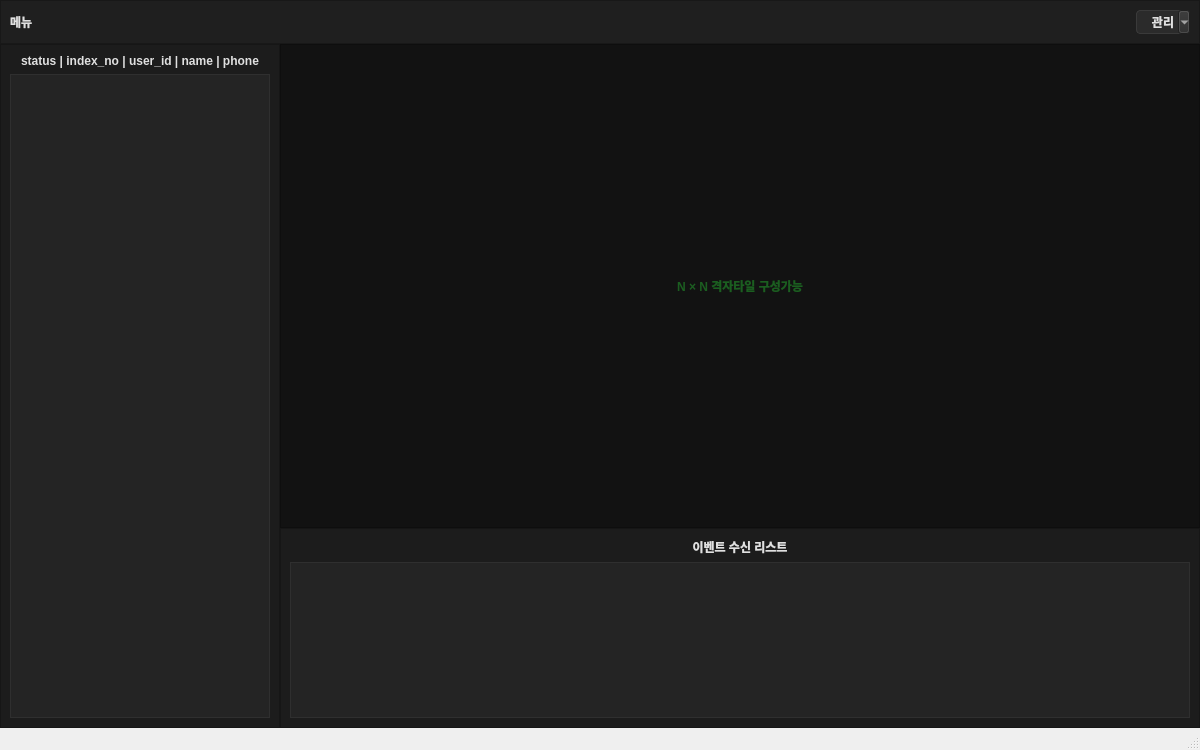
<?xml version="1.0" encoding="UTF-8"?>
<ui version="4.0">
 <class>MainWindow</class>
 <widget class="QMainWindow" name="MainWindow">
  <property name="geometry">
   <rect>
    <x>0</x>
    <y>0</y>
    <width>1200</width>
    <height>750</height>
   </rect>
  </property>
  <property name="windowTitle">
   <string>AI Care - 서버 (VMS)</string>
  </property>
  <widget class="QWidget" name="centralwidget">
   <layout class="QVBoxLayout" name="mainLayout">
    <property name="spacing">
     <number>0</number>
    </property>
    <property name="leftMargin">
     <number>0</number>
    </property>
    <property name="topMargin">
     <number>0</number>
    </property>
    <property name="rightMargin">
     <number>0</number>
    </property>
    <property name="bottomMargin">
     <number>0</number>
    </property>
    <item>
     <widget class="QFrame" name="menu_area">
      <property name="minimumSize">
       <size>
        <width>0</width>
        <height>44</height>
       </size>
      </property>
      <property name="maximumSize">
       <size>
        <width>16777215</width>
        <height>44</height>
       </size>
      </property>
      <property name="styleSheet">
       <string notr="true">background-color: #1f1f1f; color: #e0e0e0;</string>
      </property>
      <property name="frameShape">
       <enum>QFrame::StyledPanel</enum>
      </property>
      <property name="frameShadow">
       <enum>QFrame::Plain</enum>
      </property>
     <layout class="QHBoxLayout" name="menuLayout">
      <item>
       <widget class="QLabel" name="menu_label">
        <property name="text">
         <string>메뉴</string>
        </property>
        <property name="styleSheet">
         <string notr="true">color: #e0e0e0; font-weight: bold;</string>
        </property>
        <property name="alignment">
         <set>Qt::AlignVCenter|Qt::AlignLeft</set>
        </property>
       </widget>
      </item>
      <item>
       <spacer name="menu_spacer">
        <property name="orientation">
         <enum>Qt::Horizontal</enum>
        </property>
        <property name="sizeHint" stdset="0">
         <size>
          <width>40</width>
          <height>20</height>
         </size>
        </property>
       </spacer>
      </item>
      <item>
       <widget class="QToolButton" name="manage_menu_button">
        <property name="text">
         <string>관리</string>
        </property>
        <property name="popupMode">
         <enum>QToolButton::MenuButtonPopup</enum>
        </property>
        <property name="styleSheet">
         <string notr="true">color: #e0e0e0; font-weight: bold; background-color: #2b2b2b; border: 1px solid #3a3a3a; padding: 4px 10px; border-radius: 4px;</string>
        </property>
       </widget>
      </item>
     </layout>
     </widget>
    </item>
    <item>
     <layout class="QHBoxLayout" name="contentLayout">
      <property name="spacing">
       <number>0</number>
      </property>
      <item>
       <widget class="QFrame" name="device_list_panel">
        <property name="minimumSize">
         <size>
          <width>220</width>
          <height>0</height>
         </size>
        </property>
        <property name="maximumSize">
         <size>
          <width>280</width>
          <height>16777215</height>
         </size>
        </property>
        <property name="styleSheet">
         <string notr="true">background-color: #1c1c1c; color: #dcdcdc;</string>
        </property>
        <property name="frameShape">
         <enum>QFrame::StyledPanel</enum>
        </property>
        <property name="frameShadow">
         <enum>QFrame::Plain</enum>
        </property>
        <layout class="QVBoxLayout" name="deviceListLayout">
         <item>
          <widget class="QLabel" name="device_list_label">
           <property name="text">
            <string>status | index_no | user_id | name | phone</string>
           </property>
           <property name="styleSheet">
            <string notr="true">font-weight: bold; color: #e0e0e0;</string>
           </property>
           <property name="alignment">
            <set>Qt::AlignCenter</set>
           </property>
          </widget>
         </item>
         <item>
          <widget class="QListWidget" name="device_list_widget">
           <property name="styleSheet">
            <string notr="true">background-color: #242424; color: #e0e0e0; border: 1px solid #2f2f2f;</string>
           </property>
          </widget>
         </item>
        </layout>
       </widget>
      </item>
      <item>
       <layout class="QVBoxLayout" name="rightLayout">
        <property name="spacing">
         <number>0</number>
        </property>
        <item>
        <widget class="QFrame" name="grid_area">
         <property name="styleSheet">
          <string notr="true">background-color: #121212;</string>
         </property>
          <property name="frameShape">
           <enum>QFrame::StyledPanel</enum>
          </property>
          <property name="frameShadow">
           <enum>QFrame::Plain</enum>
          </property>
          <layout class="QGridLayout" name="grid_layout">
           <property name="spacing">
            <number>4</number>
           </property>
           <item row="0" column="0">
            <widget class="QLabel" name="grid_placeholder">
             <property name="minimumSize">
              <size>
               <width>200</width>
               <height>120</height>
              </size>
             </property>
             <property name="text">
              <string>N × N 격자타일 구성가능</string>
             </property>
             <property name="styleSheet">
              <string notr="true">color: #1b5e20; font-weight: bold;</string>
             </property>
             <property name="alignment">
              <set>Qt::AlignCenter</set>
             </property>
            </widget>
           </item>
          </layout>
         </widget>
        </item>
        <item>
        <widget class="QFrame" name="event_list_panel">
          <property name="minimumSize">
           <size>
            <width>0</width>
            <height>120</height>
           </size>
          </property>
          <property name="maximumSize">
           <size>
            <width>16777215</width>
            <height>200</height>
           </size>
          </property>
         <property name="styleSheet">
          <string notr="true">background-color: #1c1c1c; color: #e0e0e0;</string>
         </property>
          <property name="frameShape">
           <enum>QFrame::StyledPanel</enum>
          </property>
          <property name="frameShadow">
           <enum>QFrame::Plain</enum>
          </property>
          <layout class="QVBoxLayout" name="eventListLayout">
           <item>
          <widget class="QLabel" name="event_list_label">
             <property name="text">
              <string>이벤트 수신 리스트</string>
             </property>
             <property name="styleSheet">
            <string notr="true">color: #e0e0e0; font-weight: bold;</string>
             </property>
             <property name="alignment">
              <set>Qt::AlignCenter</set>
             </property>
            </widget>
           </item>
           <item>
          <widget class="QListWidget" name="event_list_widget">
             <property name="styleSheet">
            <string notr="true">background-color: #242424; color: #e0e0e0; border: 1px solid #2f2f2f;</string>
             </property>
            </widget>
           </item>
          </layout>
         </widget>
        </item>
       </layout>
      </item>
     </layout>
    </item>
   </layout>
  </widget>
  <widget class="QMenuBar" name="menubar">
   <property name="geometry">
    <rect>
     <x>0</x>
     <y>0</y>
     <width>1200</width>
     <height>24</height>
    </rect>
   </property>
  </widget>
  <widget class="QStatusBar" name="statusbar"/>
 </widget>
 <resources/>
 <connections/>
</ui>
